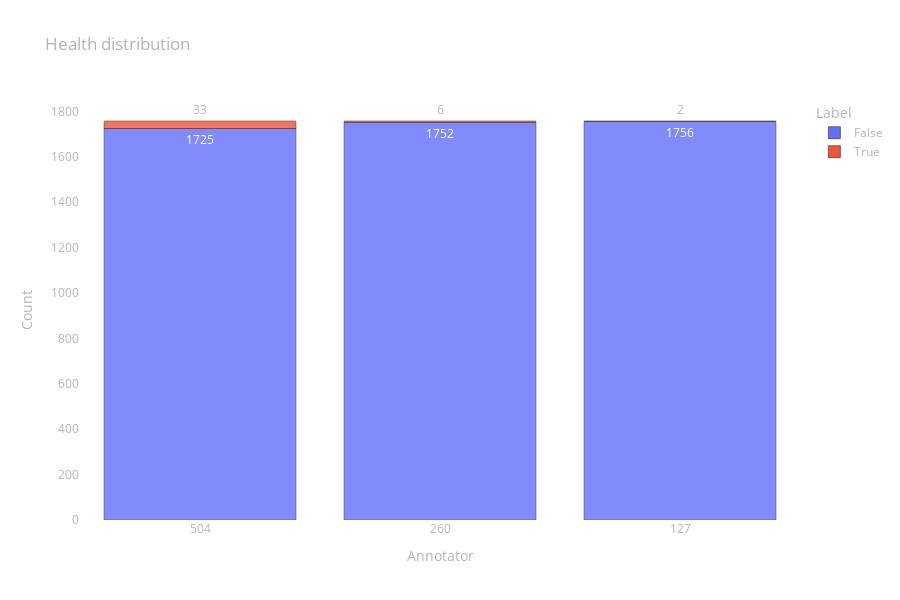

The notebook cell this image was saved under:
### Code cell
fig = px.bar(
    data_frame=prepare_data_to_px(health),
    x="Annotator", y="Count", color="Label", opacity=0.8,
    height=600, text="Count", title="Health distribution")

fig.update_layout(layout)

fig.show()

### Figure 1 — Plotly figure (JSON) as saved in the notebook; plotly's stock layout.template omitted (floating-point values rounded to 4 significant figures)
{"data": [{"alignmentgroup": "True", "hovertemplate": "Label=False<br>Annotator=%{x}<br>Count=%{text}<extra></extra>", "legendgroup": "False", "marker": {"color": "#636efa", "opacity": 0.8, "pattern": {"shape": ""}}, "name": "False", "offsetgroup": "False", "orientation": "v", "showlegend": true, "text": [1725, 1752, 1756], "textposition": "auto", "type": "bar", "x": [504, 260, 127], "xaxis": "x", "y": [1725, 1752, 1756], "yaxis": "y"}, {"alignmentgroup": "True", "hovertemplate": "Label=True<br>Annotator=%{x}<br>Count=%{text}<extra></extra>", "legendgroup": "True", "marker": {"color": "#EF553B", "opacity": 0.8, "pattern": {"shape": ""}}, "name": "True", "offsetgroup": "True", "orientation": "v", "showlegend": true, "text": [33, 6, 2], "textposition": "auto", "type": "bar", "x": [504, 260, 127], "xaxis": "x", "y": [33, 6, 2], "yaxis": "y"}], "layout": {"barmode": "relative", "font": {"color": "rgb(180,180,180)"}, "height": 600, "legend": {"title": {"text": "Label"}, "tracegroupgap": 0}, "paper_bgcolor": "rgba(0,0,0,0)", "plot_bgcolor": "rgba(0,0,0,0)", "title": {"text": "Health distribution"}, "xaxis": {"anchor": "y", "domain": [0, 1], "showgrid": false, "title": {"text": "Annotator"}, "type": "category", "zeroline": false}, "yaxis": {"anchor": "x", "domain": [0, 1], "showgrid": false, "title": {"text": "Count"}, "zeroline": false}}}
